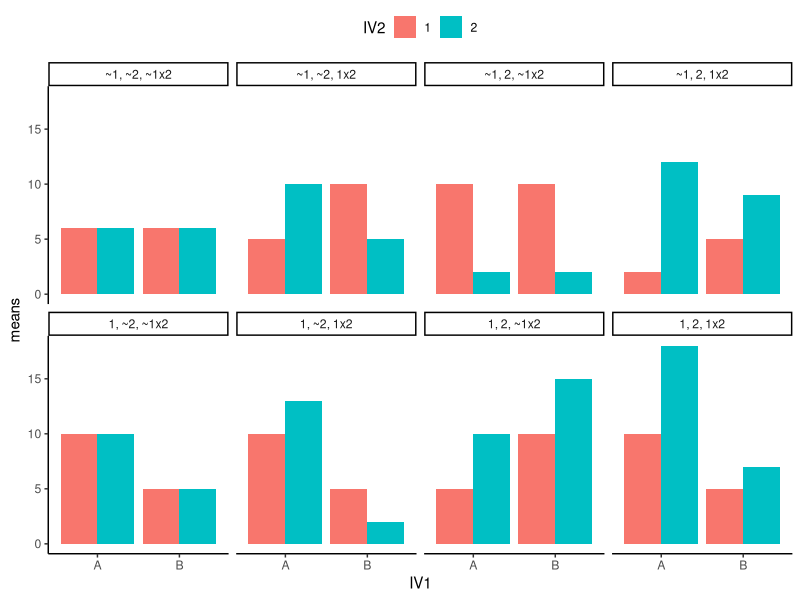
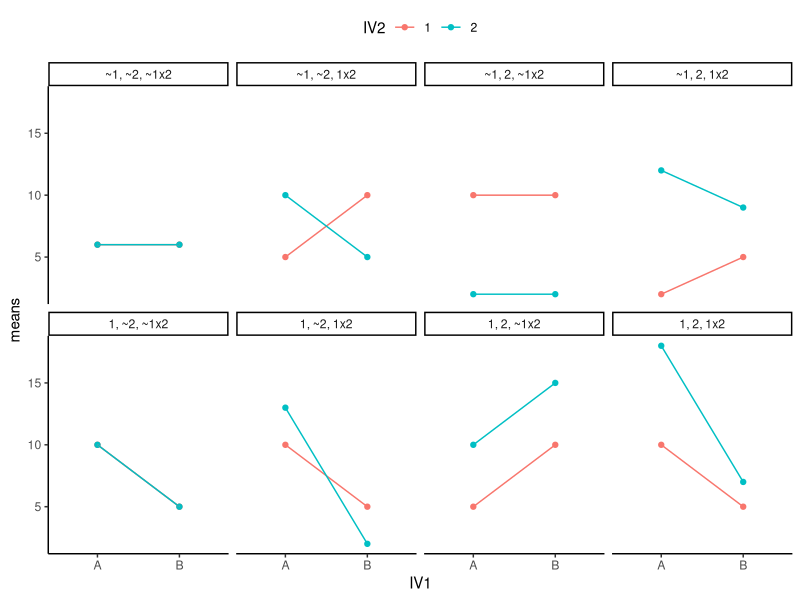

The R script that drew these images, in order:
## ---- chunk 1
knitr::opts_chunk$set(echo = TRUE)
## ---- chunk 2
library(tidyverse)
## ---- chunk 3
pattern1 <- tibble(IV1 = c("A","A","B","B"),
                IV2 = c("1","2","1","2"),
                means = c(6,6,6,6))

pattern2 <- tibble(IV1 = c("A","A","B","B"),
                IV2 = c("1","2","1","2"),
                means = c(10,10,5,5))

pattern3 <- tibble(IV1 = c("A","A","B","B"),
                IV2 = c("1","2","1","2"),
                means = c(10,13,5,2))

pattern4 <- tibble(IV1 = c("A","A","B","B"),
                IV2 = c("1","2","1","2"),
                means = c(5,10,10,15))

pattern5 <- tibble(IV1 = c("A","A","B","B"),
                IV2 = c("1","2","1","2"),
                means = c(10,18,5,7))

pattern6 <- tibble(IV1 = c("A","A","B","B"),
                IV2 = c("1","2","1","2"),
                means = c(10,2,10,2))

pattern7 <- tibble(IV1 = c("A","A","B","B"),
                IV2 = c("1","2","1","2"),
                means = c(2,12,5,9))

pattern8 <- tibble(IV1 = c("A","A","B","B"),
                IV2 = c("1","2","1","2"),
                means = c(5,10,10,5))

all <- rbind(pattern1, pattern2, pattern3, pattern4, pattern5, pattern6, pattern7, pattern8)
type <- c(rep("~1, ~2, ~1x2",4),
          rep("1, ~2, ~1x2",4),
          rep("1, ~2, 1x2",4),
          rep("1, 2, ~1x2",4),
          rep("1, 2, 1x2",4),
          rep("~1, 2, ~1x2",4),
          rep("~1, 2, 1x2",4),
          rep("~1, ~2, 1x2",4))
type<-as.factor(type)

all <- cbind(all,type)

ggplot(all, aes(x=IV1, y=means, group=IV2, fill=IV2))+
  geom_bar(stat="identity", position="dodge")+
  theme_classic()+
  facet_wrap(~type, nrow=2)+
  theme(legend.position = "top")

ggplot(all, aes(x=IV1, y=means, group=IV2, color=IV2))+
  geom_point()+
  geom_line()+
  theme_classic()+
  facet_wrap(~type, nrow=2)+
  theme(legend.position = "top")
## ---- chunk 4
simulation <- rbinom(10000,7,.05)
length(simulation[simulation > 0])/10000

simulation_save <- tibble()

for(i in 1:10000){
  n <- 12
  factorial_data <- tibble(A = factor(rep(c("L1","L2"), each = n)),
                         B = factor(rep(rep(c("L1","L2"), each = n/2),2)),
                         C = factor(rep(c("L1","L2"), n)),
                         DV = rnorm(n*2,0,1))

  output <- summary(aov(DV ~ A*B*C, data = factorial_data))

  simulation_tibble <- tibble(p_values = output[[1]]$`Pr(>F)`[1:7],
                       effect = c("A","B","C","AxB","AxC","BxC","AxBxC"),
                       simulation = rep(i,7))

  simulation_save <-rbind(simulation_save, simulation_tibble)
}

type_I_errors <- simulation_save %>%
  filter(p_values < .05) %>%
  group_by(simulation) %>%
  count()

dim(type_I_errors)[1]/10000
